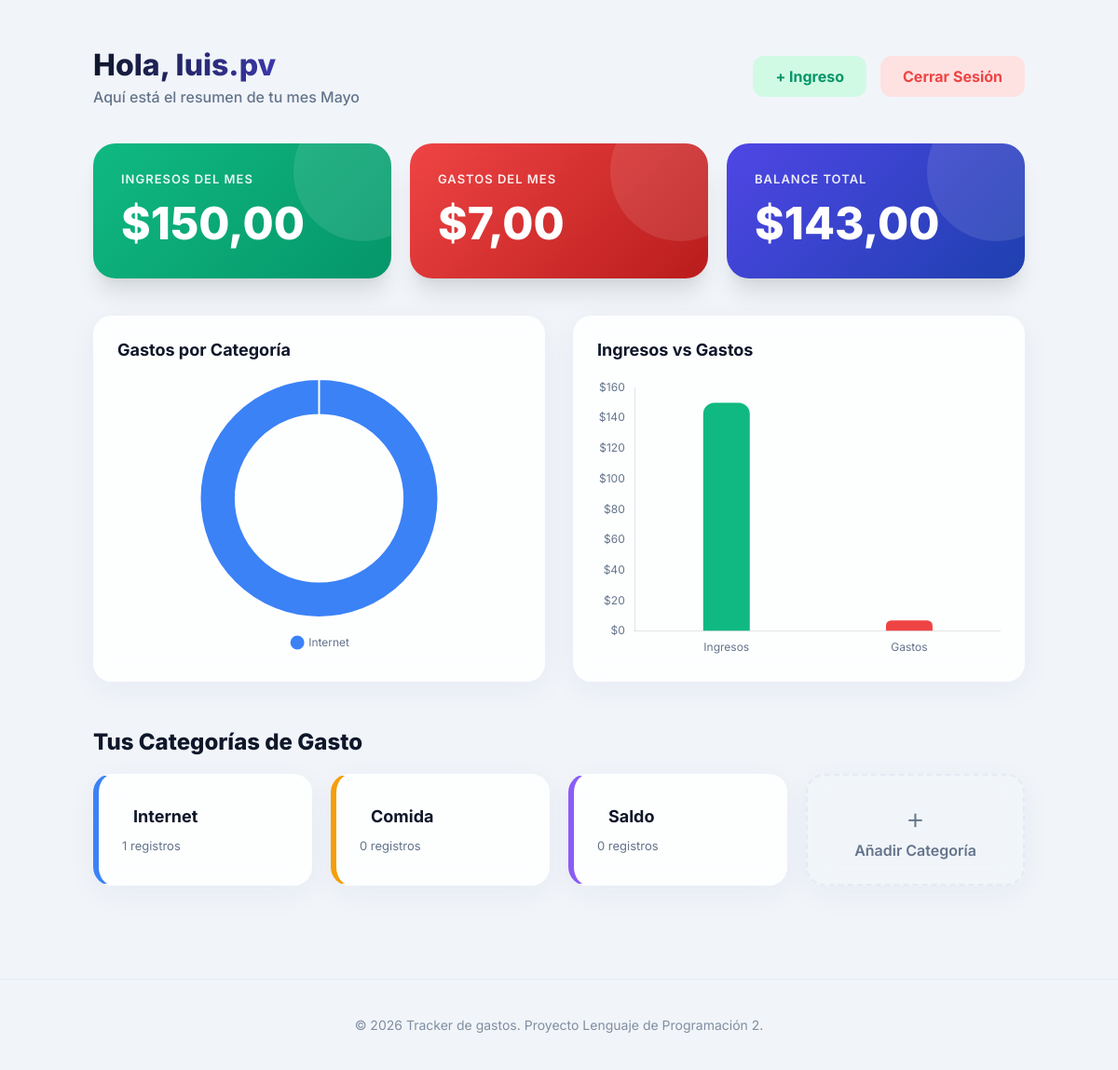
The page /dashboard/ (signed in) on the database as committed earlier.
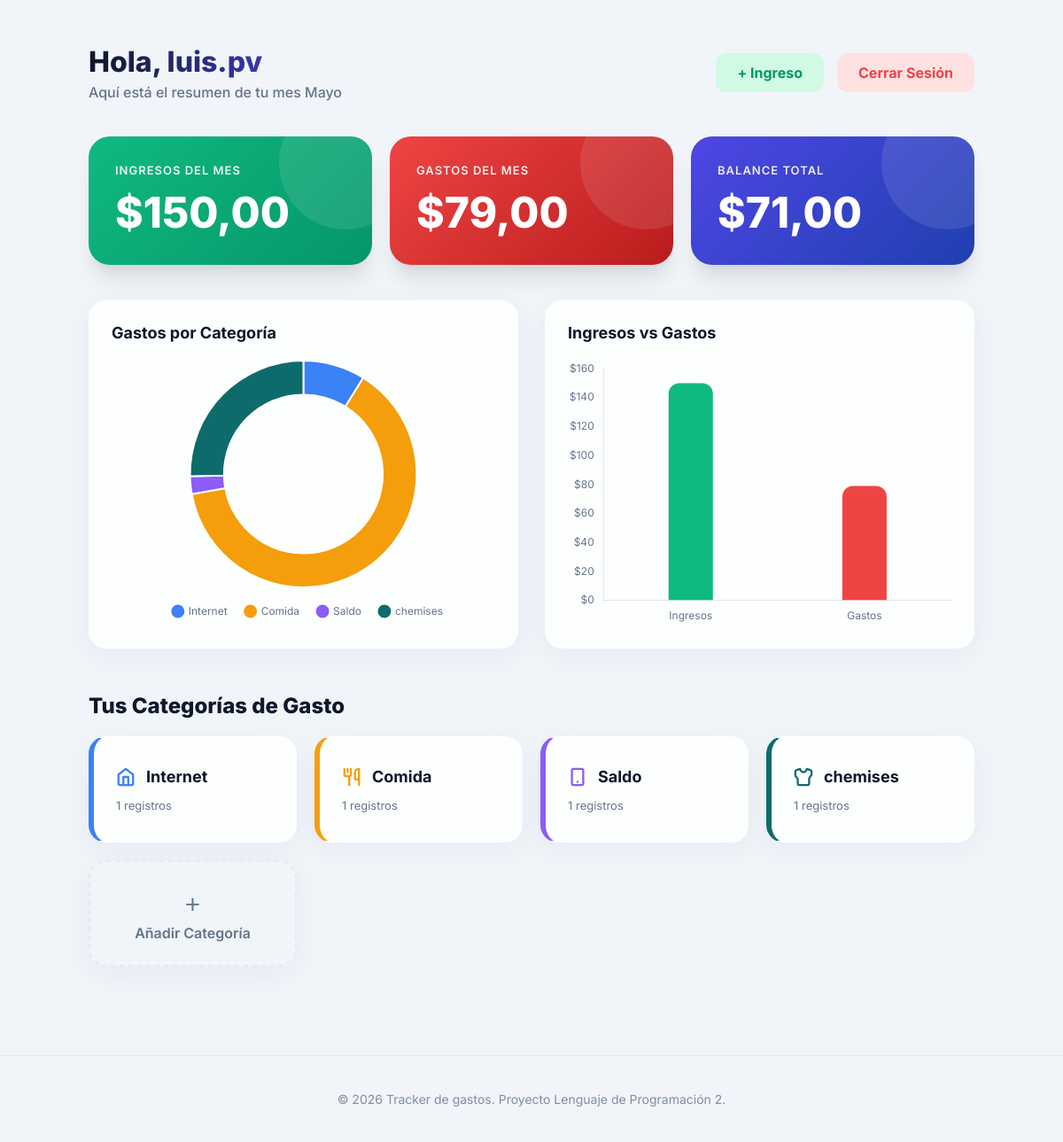
The same page on the database as committed later.
### gastos/models.py (models this page shows, shortened)
class Categoria(models.Model):
    nombre = models.CharField(max_length=100)
    usuario = models.ForeignKey(User, on_delete=models.CASCADE)
    color = models.CharField(max_length=7, default="#2563eb")
    icono = models.CharField(max_length=20, default="💰")

### gastos/views.py (the view)
# urls.py: path('dashboard/', views.pagina_principal, name='home'),
@login_required
def pagina_principal(request):
    user = request.user
    ahora = timezone.now()
    if not Categoria.objects.filter(usuario=user).exists():
        defaults = [("Internet", "#3b82f6"), ("Comida", "#f59e0b"), ("Saldo", "#8b5cf6")]
        for nom, col in defaults:
            Categoria.objects.create(nombre=nom, usuario=user, color=col, icono="dollar-sign")
    total_mes_gastos = Gasto.objects.filter(
        usuario=user,
        fecha__year=ahora.year,
        fecha__month=ahora.month
    ).aggregate(Sum('monto'))['monto__sum'] or 0
    total_mes_ingresos = Ingreso.objects.filter(
        usuario=user,
        fecha__year=ahora.year,
        fecha__month=ahora.month
    ).aggregate(Sum('monto'))['monto__sum'] or 0
    balance = float(total_mes_ingresos) - float(total_mes_gastos)
    categorias = Categoria.objects.filter(usuario=user)
    meses = {
        1: 'Enero', 2: 'Febrero', 3: 'Marzo', 4: 'Abril',
        5: 'Mayo', 6: 'Junio', 7: 'Julio', 8: 'Agosto',
        9: 'Septiembre', 10: 'Octubre', 11: 'Noviembre', 12: 'Diciembre'
    }
    mes_actual = meses[ahora.month]
    chart_data_pie = []
    for cat in categorias:
        total_cat = Gasto.objects.filter(
            categoria=cat,
            fecha__year=ahora.year,
            fecha__month=ahora.month
        ).aggregate(Sum('monto'))['monto__sum'] or 0
        if total_cat > 0:
            chart_data_pie.append({
                'nombre': cat.nombre,
                'monto': float(total_cat),
                'color': cat.color
            })
    return render(request, 'home.html', {
        'total_mes_gastos': float(total_mes_gastos),
        'total_mes_ingresos': float(total_mes_ingresos),
        'balance': balance,
        'categorias': categorias,
        'mes_actual': mes_actual,
        'chart_data_pie': chart_data_pie,
        'icons': SVG_ICONS,
        'icon_keys': list(SVG_ICONS.keys()),
    })

### templates/home.html (shortened to what this page needs)
{% extends "base.html" %}
{% load l10n %}
{% block content %}
<div class="container">
    <header class="dashboard-header">
        <div>
            <h1 class="user-greeting">Hola, {{ user.username }}</h1>
            <p style="color:var(--text-muted); margin:5px 0 0; font-weight:500;">Aquí está el resumen de tu mes {{ mes_actual }}</p>
        </div>
        <div style="display: flex; gap: 15px;">
            <a href="{% url 'nuevo_ingreso' %}" class="btn" style="background:#d1fae5; color:#059669;">+ Ingreso</a>
            <a href="{% url 'salir' %}" class="btn" style="background:#fee2e2; color:#ef4444;">Cerrar Sesión</a>
        </div>
    </header>
    <div class="summary-cards">
        <div class="summary-card card-income">
            <p class="summary-label">Ingresos del Mes</p>
            <h2 class="summary-value">${{ total_mes_ingresos|floatformat:2 }}</h2>
        </div>
        <div class="summary-card card-expense">
            <p class="summary-label">Gastos del Mes</p>
            <h2 class="summary-value">${{ total_mes_gastos|floatformat:2 }}</h2>
        </div>
        <div class="summary-card card-balance">
            <p class="summary-label">Balance Total</p>
            <h2 class="summary-value">${{ balance|floatformat:2 }}</h2>
        </div>
    </div>
    <div style="display: grid; grid-template-columns: repeat(auto-fit, minmax(350px, 1fr)); gap: 30px; margin-bottom: 50px;">
        <div class="glass-card" style="padding: 25px;">
            <h3 style="margin-top: 0; margin-bottom: 20px; font-size: 18px; font-weight: 700; color: var(--text-main);">Gastos por Categoría</h3>
            <div style="height: 300px; position: relative;">
                <canvas id="pieChart"></canvas>
            </div>
        </div>
        <div class="glass-card" style="padding: 25px;">
            <h3 style="margin-top: 0; margin-bottom: 20px; font-size: 18px; font-weight: 700; color: var(--text-main);">Ingresos vs Gastos</h3>
            <div style="height: 300px; position: relative;">
                <canvas id="barChart"></canvas>
            </div>
        </div>
    </div>
    <div class="section-title">
        <span>Tus Categorías de Gasto</span>
    </div>
    <div class="cat-grid">
        {% for c in categorias %}
        <a href="{% url 'detalle_categoria' c.id %}" class="glass-card card-cat"
            style="border-left-color: {{ c.color }}; padding: 25px;">
            <div style="display: flex; align-items: center; gap: 12px; margin-bottom: 8px;">
                <span class="cat-icon" style="color: {{ c.color }};">
                    {% if c.icono == "none" %}
                    {% else %}
                        {% for icon_id, icon_svg in icons.items %}
                            {% if icon_id == c.icono %}
                                <svg width="22" height="22" viewBox="0 0 24 24" fill="none" stroke="currentColor" stroke-width="2.5" stroke-linecap="round" stroke-linejoin="round">
                                    {{ icon_svg|safe }}
                                </svg>
                            {% endif %}
                        {% endfor %}
                    {% endif %}
                </span>
                <span class="cat-name">{{ c.nombre }}</span>
            </div>
            <span class="cat-meta">{{ c.gastos.count }} registros</span>
        </a>
        {% endfor %}
        <a href="{% url 'nueva_categoria' %}" class="glass-card card-cat add-btn">
            <span style="font-size: 32px; font-weight: 300; margin-bottom: 5px;">+</span>
            <span style="font-weight: 600;">Añadir Categoría</span>
        </a>
    </div>
</div>
{% endblock %}
{% block extra_js %}
<script>
    document.addEventListener("DOMContentLoaded", function() {
        // Configuración común
        Chart.defaults.font.family = "'Inter', sans-serif";
        Chart.defaults.color = "#64748b";
        // Gráfico de Torta (Doughnut)
        const pieCtx = document.getElementById('pieChart').getContext('2d');
        new Chart(pieCtx, {
            type: 'doughnut',
            data: {
                labels: [{% for item in chart_data_pie %}'{{ item.nombre }}',{% endfor %}],
                datasets: [{
                    data: [{% for item in chart_data_pie %}{{ item.monto|unlocalize }},{% endfor %}],
                    backgroundColor: [{% for item in chart_data_pie %}'{{ item.color }}',{% endfor %}],
                    borderWidth: 2,
                    borderColor: '#ffffff'
                }]
            },
            options: {
                responsive: true,
                maintainAspectRatio: false,
                cutout: '70%',
                plugins: {
                    legend: {
                        position: 'bottom',
                        labels: { padding: 20, usePointStyle: true }
                    }
                }
            }
        });
        // Gráfico de Barras (Torres)
        const barCtx = document.getElementById('barChart').getContext('2d');
        new Chart(barCtx, {
            type: 'bar',
            data: {
                labels: ['Ingresos', 'Gastos'],
                datasets: [{
                    label: 'Mensual',
                    data: [{{ total_mes_ingresos|unlocalize }}, {{ total_mes_gastos|unlocalize }}],
                    backgroundColor: ['#10b981', '#ef4444'],
                    borderRadius: 12,
                    maxBarThickness: 50
                }]
            },
            options: {
                responsive: true,
                maintainAspectRatio: false,
                plugins: {
                    legend: { display: false }
                },
                scales: {
                    y: {
                        beginAtZero: true,
                        grid: { display: false },
                        ticks: {
                            callback: function(value) { return '$' + value; }
                        }
                    },
                    x: { grid: { display: false } }
                }
            }
        });
    });
</script>
{% endblock %}

### templates/base.html (shortened to what this page needs)
<!DOCTYPE html>
<html lang="es">
<head>
    {% load static %}
</head>
<body>
    {% block content %}
    {% endblock %}
    <footer style="margin-top: 50px; padding: 40px 20px; text-align: center; color: var(--text-muted); font-size: 14px; border-top: 1px solid var(--border);">
        <p style="margin: 0; opacity: 0.8;">&copy; 2026 Tracker de gastos. Proyecto Lenguaje de Programación 2.</p>
    </footer>
    {% block extra_js %}{% endblock %}
</body>
</html>

### templates/base.html (style rules this page uses)
:root { --bg: #f1f5f9; --primary: #4f46e5; --primary-hover: #4338ca; --secondary: #0ea5e9; --text-main: #0f172a; --text-muted: #64748b; --border: rgba(226, 232, 240, 0.8); --card-bg: rgba(255, 255, 255, 0.85); --glass-shadow: 0 8px 32px 0 rgba(31, 38, 135, 0.05); }
body { font-family: 'Inter', sans-serif; background: var(--bg); margin: 0; padding: 0; color: var(--text-main); }
.container { max-width: 1000px; margin: 0 auto; padding: 50px 20px; }
.btn { padding: 12px 24px; border-radius: 12px; font-weight: 700; text-decoration: none; cursor: pointer; border: none; display: inline-block; text-align: center; transition: all 0.25s cubic-bezier(0.4, 0, 0.2, 1); }
.glass-card { background: var(--card-bg); backdrop-filter: blur(12px); -webkit-backdrop-filter: blur(12px); border-radius: 20px; border: 1px solid rgba(255, 255, 255, 0.4); box-shadow: var(--glass-shadow); }

### templates/home.html (style rules this page uses)
.dashboard-header { display: flex; justify-content: space-between; align-items: center; margin-bottom: 40px; }
.user-greeting { font-size: 32px; font-weight: 800; margin: 0; background: linear-gradient(90deg, var(--text-main), var(--primary)); -webkit-background-clip: text; -webkit-text-fill-color: transparent; }
.summary-cards { display: grid; grid-template-columns: repeat(auto-fit, minmax(280px, 1fr)); gap: 20px; margin-bottom: 40px; }
.summary-card { padding: 30px; border-radius: 24px; color: white; position: relative; overflow: hidden; box-shadow: 0 20px 25px -5px rgba(0, 0, 0, 0.1), 0 10px 10px -5px rgba(0, 0, 0, 0.04); transition: transform 0.3s ease; user-select: none; }
.summary-card::after { content: ''; position: absolute; top: 0; right: 0; width: 150px; height: 150px; background: rgba(255, 255, 255, 0.1); border-radius: 50%; transform: translate(30%, -30%); }
.card-income { background: linear-gradient(135deg, #10b981 0%, #059669 100%); }
.card-expense { background: linear-gradient(135deg, #ef4444 0%, #b91c1c 100%); }
.card-balance { background: linear-gradient(135deg, var(--primary) 0%, #1e40af 100%); }
.summary-label { margin: 0; opacity: 0.9; font-weight: 600; text-transform: uppercase; font-size: 13px; letter-spacing: 1px; }
.summary-value { font-size: 48px; margin: 10px 0 0; font-weight: 800; }
.section-title { font-size: 24px; font-weight: 800; margin-bottom: 20px; display: flex; align-items: center; justify-content: space-between; }
.cat-grid { display: grid; grid-template-columns: repeat(auto-fill, minmax(220px, 1fr)); gap: 20px; }
.card-cat { padding: 25px; text-decoration: none; color: inherit; display: flex; flex-direction: column; justify-content: center; height: 120px; box-sizing: border-box; transition: all 0.3s cubic-bezier(0.4, 0, 0.2, 1); border-left-width: 6px !important; border-left-style: solid; user-select: none; }
.cat-icon { font-size: 24px; display: flex; align-items: center; justify-content: center; }
.cat-name { font-weight: 700; font-size: 18px; }
.cat-meta { font-size: 13px; color: var(--text-muted); margin-top: 5px; }
.add-btn { border: 2px dashed var(--border) !important; background: transparent; align-items: center; justify-content: center; color: var(--text-muted); }

Rows that differ between the two databases and show on the page:
changed Categoria "Internet": icono " " → "home" (drawn)
changed Categoria "Comida": icono " " → "drumstick" (drawn); gastos.count "0" → "1"
changed Categoria "Saldo": icono " " → "phone" (drawn); gastos.count "0" → "1"
added Categoria: icono "shirt" (drawn), nombre "chemises", gastos.count "1"
Other text that changed with them:
{{ total_mes_gastos|floatformat:2 }}: "7,00" → "79,00"
{{ balance|floatformat:2 }}: "143,00" → "71,00"
chart data {{ item.nombre }}: Internet → Internet, Comida, Saldo, chemises
chart data {{ item.monto|unlocalize }}: 7.0 → 7.0, 50.0, 2.0, 20.0
chart data {{ total_mes_gastos|unlocalize }}: 7.0 → 79.0
